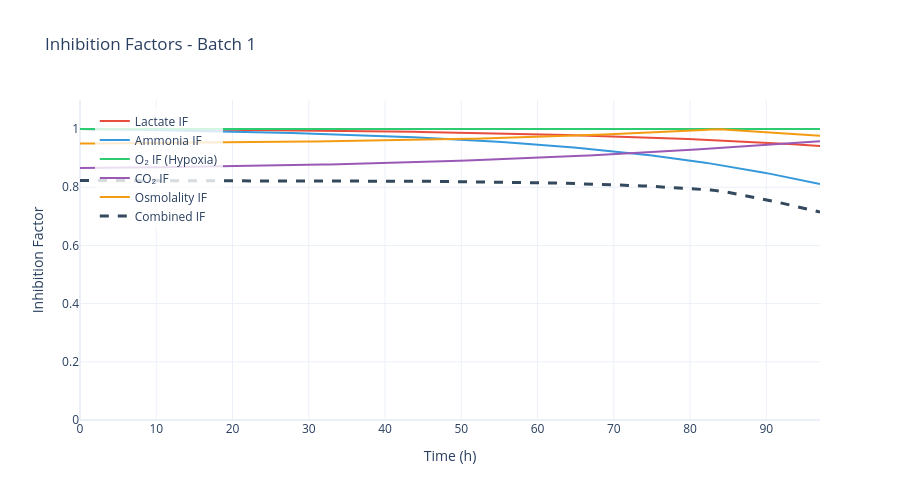

The code cell stored with this chart in its notebook:
### Markdown cell above
### 5.2. Plot Inhibition Factors Over Time

Visualize how inhibition factors (lactate, ammonia, O2, CO2, osmolality) change during the batch, showing when growth inhibition becomes significant.

### Code cell
# Plot inhibition factors time course
fig_if_sim = plot_simulated_IFs(sim, batch_number=1)
fig_if_sim.show()

# Alternative: using the data object method
# fig_if_sim = sim.data.plot_inhibition_factors(batch_number=1)
# fig_if_sim.show()
